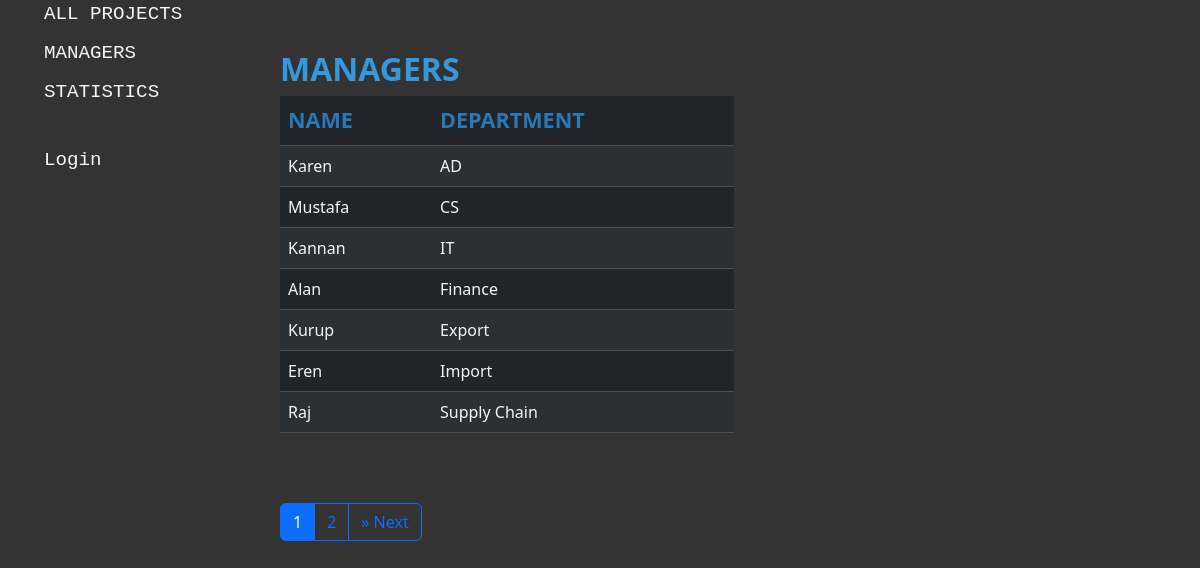
Page /managers/ on the committed database.
### projectmanagement_app/models.py (models this page shows, shortened)
class ProjectManager(models.Model):
    name = models.CharField(max_length=100)
    department = models.CharField(max_length=100)

### projectmanagement_app/views.py (the view)
# urls.py: path("managers/", views.ProjectManagerListView.as_view(), name="projectmanager-list"),
class ProjectManagerListView(ListView):
    model = ProjectManager
    paginate_by = 7

### projectmanagement_app/templates/projectmanagement_app/projectmanager_list.html (shortened to what this page needs)
{% extends "base.html" %}
{% block content %}
    {% if projectmanager_list %}
        <h4>MANAGERS</h4>
        <table class="table table-striped table-dark"
               style="width:50%;
                      margin-bottom:35px">
            <thead>
                <tr>
                    <th scope="col">NAME</th>
                    <th scope="col">DEPARTMENT</th>
                </tr>
            </thead>
            <tbody>
                {% for manager in projectmanager_list %}
                    <tr>
                        <td>
                            <a href="{% url "managers-projects" manager.id %}">{{ manager.name }}</a>
                        </td>
                        <td>{{ manager.department }}</td>
                    </tr>
                {% endfor %}
            </tbody>
        </table>
    {% else %}
        <p>There are no managers.</p>
    {% endif %}
{% endblock %}

### projectmanagement_app/static/css/styles.css (style rules this page uses)
body { background-color: #333333; }
.table th { font-size: larger; color: #2979b9; }
h4 { color: #3498db; font-weight: bold; font-size: xx-large; }
.table thead { font-size: large; }
.table a , .table td { font-size: medium; color: whitesmoke; text-decoration: none; }

### rows in the picture
ProjectManager: name "Karen", department "AD"
ProjectManager: name "Mustafa", department "CS"
ProjectManager: name "Kannan", department "IT"
ProjectManager: name "Alan", department "Finance"
ProjectManager: name "Kurup", department "Export"
ProjectManager: name "Eren", department "Import"
ProjectManager: name "Raj", department "Supply Chain"

### other values in the picture
{{ page_number }} "1"
{{ page_number }} "2"
